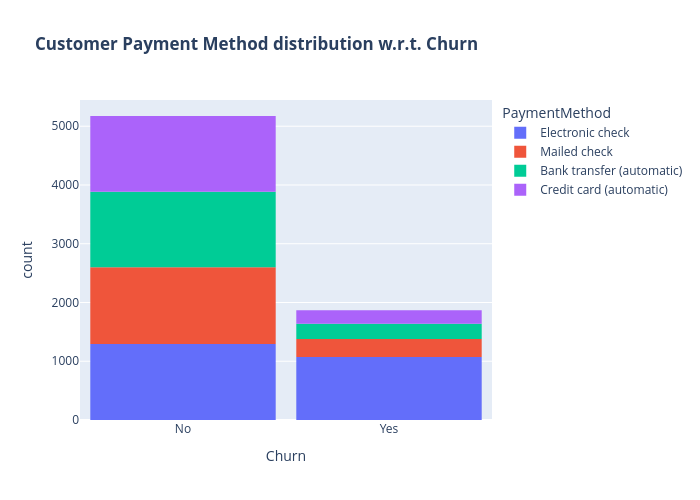

Here is the notebook cell this chart was saved with:
### Code cell
fig = px.histogram(df, x="Churn", color="PaymentMethod", title="<b>Customer Payment Method distribution w.r.t. Churn</b>",barmode='relative')
fig.update_layout(width=700, height=500, bargap=0.1)
fig.show()
print("Автоматические методы оплаты демонстрируют значительно лучшее удержание клиентов. Клиенты использующие Electronic check и Mailed check (ручная оплата) преобладают среди ушедших, тогда как клиенты с Bank transfer и Credit card (automatic) показывают высокую лояльность. В целях снижения оттока имеет смысл запустить кампанию по переводу клиентов на автоматические платежи, предложив инсентивы (скидку $3-5/мес или бонусные дни за подключение auto-pay).")

### Figure 1 — Plotly figure (JSON) as saved in the notebook; plotly's stock layout.template omitted (floating-point values rounded to 4 significant figures; data arrays with more than 128 entries replaced by an {"elided": "..."} marker saying what was removed)
{"data": [{"bingroup": "x", "hovertemplate": "PaymentMethod=Electronic check<br>Churn=%{x}<br>count=%{y}<extra></extra>", "legendgroup": "Electronic check", "marker": {"color": "#636efa", "pattern": {"shape": ""}}, "name": "Electronic check", "orientation": "v", "showlegend": true, "type": "histogram", "x": {"elided": "2365 str values"}, "xaxis": "x", "yaxis": "y"}, {"bingroup": "x", "hovertemplate": "PaymentMethod=Mailed check<br>Churn=%{x}<br>count=%{y}<extra></extra>", "legendgroup": "Mailed check", "marker": {"color": "#EF553B", "pattern": {"shape": ""}}, "name": "Mailed check", "orientation": "v", "showlegend": true, "type": "histogram", "x": {"elided": "1612 str values"}, "xaxis": "x", "yaxis": "y"}, {"bingroup": "x", "hovertemplate": "PaymentMethod=Bank transfer (automatic)<br>Churn=%{x}<br>count=%{y}<extra></extra>", "legendgroup": "Bank transfer (automatic)", "marker": {"color": "#00cc96", "pattern": {"shape": ""}}, "name": "Bank transfer (automatic)", "orientation": "v", "showlegend": true, "type": "histogram", "x": {"elided": "1544 str values"}, "xaxis": "x", "yaxis": "y"}, {"bingroup": "x", "hovertemplate": "PaymentMethod=Credit card (automatic)<br>Churn=%{x}<br>count=%{y}<extra></extra>", "legendgroup": "Credit card (automatic)", "marker": {"color": "#ab63fa", "pattern": {"shape": ""}}, "name": "Credit card (automatic)", "orientation": "v", "showlegend": true, "type": "histogram", "x": {"elided": "1522 str values"}, "xaxis": "x", "yaxis": "y"}], "layout": {"bargap": 0.1, "barmode": "relative", "height": 500, "legend": {"title": {"text": "PaymentMethod"}, "tracegroupgap": 0}, "title": {"text": "<b>Customer Payment Method distribution w.r.t. Churn</b>"}, "width": 700, "xaxis": {"anchor": "y", "domain": [0, 1], "title": {"text": "Churn"}}, "yaxis": {"anchor": "x", "domain": [0, 1], "title": {"text": "count"}}}}
